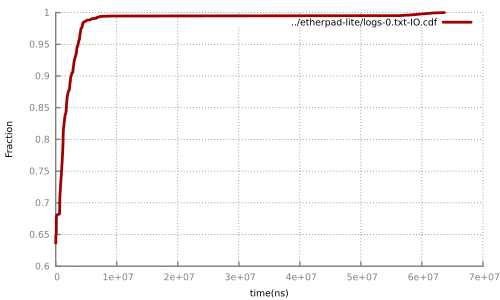

Write gnuplot code to recreate this figure.

# Note you need gnuplot 4.4 for the pdfcairo terminal.

set terminal pdfcairo font "Gill Sans,5" linewidth 4 rounded

# Line style for axes
set style line 80 lt rgb "#808080"

# Line style for grid
set style line 81 lt 0  # dashed
set style line 81 lt rgb "#808080"  # grey

set grid back linestyle 81
set border 3 back linestyle 80 # Remove border on top and right.  These
             # borders are useless and make it harder
             # to see plotted lines near the border.
    # Also, put it in grey; no need for so much emphasis on a border.
set xtics nomirror
set ytics nomirror

#set log x
#set mxtics 10    # Makes logscale look good.

# Line styles: try to pick pleasing colors, rather
# than strictly primary colors or hard-to-see colors
# like gnuplot's default yellow.  Make the lines thick
# so they're easy to see in small plots in papers.
set style line 1 lt rgb "#A00000" lw 2 pt 1
set style line 2 lt rgb "#00A000" lw 2 pt 6
set style line 3 lt rgb "#5060D0" lw 2 pt 2
set style line 4 lt rgb "#F25900" lw 2 pt 9

set output "../etherpad-lite/logs-0.txt-IO.cdf.pdf"
set xlabel "time(ns)"
set ylabel "Fraction"

#set key bottom right

set key font ",5"

#set xrange [0:1]
#set yrange [0:1]

#
# blank spot for options
#


plot  "../etherpad-lite/logs-0.txt-IO.cdf" using 1:2 title "../etherpad-lite/logs-0.txt-IO.cdf" w lines ls 1
